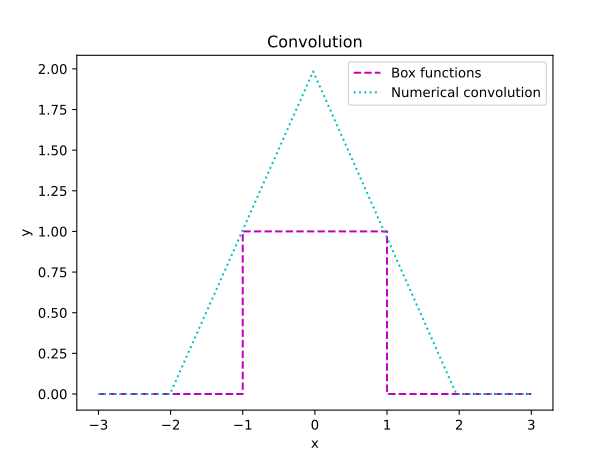

Here is the Python script that generated this plot:
#Assignment 3
# Problem 9
# Convolution of Box function with itself.
# We evaluate convolution by FT 
import numpy as np
import matplotlib.pyplot as pt

# defining functions for convolutions
def f1(x):
 if abs(x)<=1.0:
  return(1.0)
 else:
  return(0.0)
def f2(x):
 if abs(x)<=1.0:
  return(1.0)
 else:
  return(0.0)
 
# setting up arrays 
n=int(2**7)
x_min=-1.5;x_max=4.5
dx=(x_max-x_min)/(n-1)
x=np.linspace(x_min,x_max,n) # x array
X1=[];X2=[]
for i in x: # creating samples
 X1+=[f1(i)] 
 X2+=[f2(i)]
Y1=np.hstack((X1,np.zeros(n))) # zero padding
Y2=np.hstack((X2,np.zeros(n)))

# FTT of 2 zero padded samples
K1=np.fft.fft(Y1,norm="ortho")
K2=np.fft.fft(Y2,norm="ortho")

# inverse FFT of products of FFT
K=K1*K2
Y=np.fft.ifft(K,norm="ortho")

Y=Y*dx*np.sqrt(2*n) # This is convolution
xx=np.linspace(2*x_min,x_min+x_max,n) # the X array of convoluted function


pt.plot([-3,-1,-1,1,1,3],[0,0,1,1,0,0],'m--',label="Box functions")
pt.plot(xx,Y[:n],'c:',label="Numerical convolution")
pt.title("Convolution")
pt.xlabel("x");pt.ylabel("y")
pt.legend()
pt.show()
